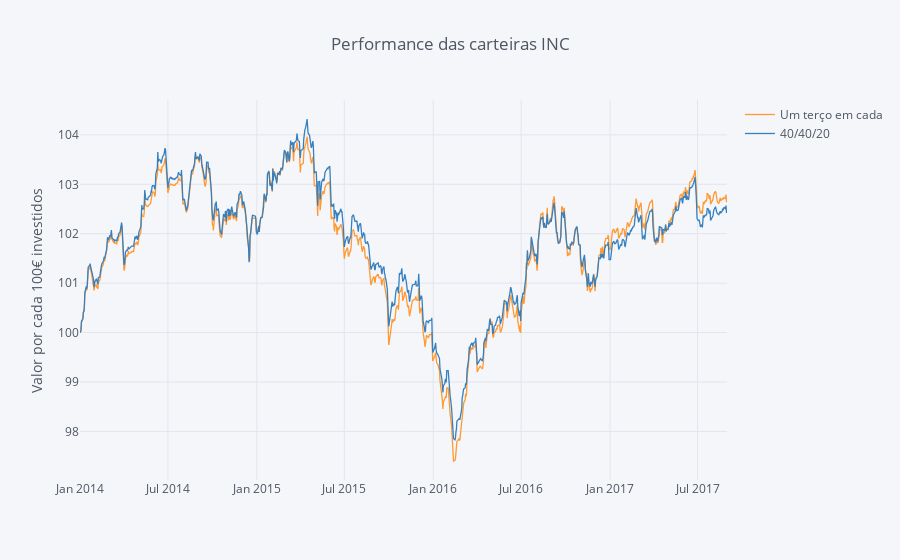

Source (notebook cell):
### Code cell
carteiras.iplot(kind='scatter',yTitle='Valor por cada 100€ investidos', title='Performance das carteiras INC')

### Figure 1 — Plotly figure (JSON) as saved in the notebook; plotly's stock layout.template omitted (floating-point values rounded to 4 significant figures; data arrays with more than 128 entries replaced by an {"elided": "..."} marker saying what was removed)
{"data": [{"line": {"color": "rgba(255, 153, 51, 1.0)", "dash": "solid", "width": 1.3}, "mode": "lines", "name": "Um terço em cada", "text": "", "type": "scatter", "x": {"elided": "946 str values"}, "y": {"elided": "946 float values"}}, {"line": {"color": "rgba(55, 128, 191, 1.0)", "dash": "solid", "width": 1.3}, "mode": "lines", "name": "40/40/20", "text": "", "type": "scatter", "x": {"elided": "946 str values"}, "y": {"elided": "946 float values"}}], "layout": {"legend": {"bgcolor": "#F5F6F9", "font": {"color": "#4D5663"}}, "paper_bgcolor": "#F5F6F9", "plot_bgcolor": "#F5F6F9", "title": "Performance das carteiras INC", "titlefont": {"color": "#4D5663"}, "xaxis1": {"gridcolor": "#E1E5ED", "showgrid": true, "tickfont": {"color": "#4D5663"}, "title": "", "titlefont": {"color": "#4D5663"}, "zerolinecolor": "#E1E5ED"}, "yaxis1": {"gridcolor": "#E1E5ED", "showgrid": true, "tickfont": {"color": "#4D5663"}, "title": "Valor por cada 100€ investidos", "titlefont": {"color": "#4D5663"}, "zerolinecolor": "#E1E5ED"}}}
